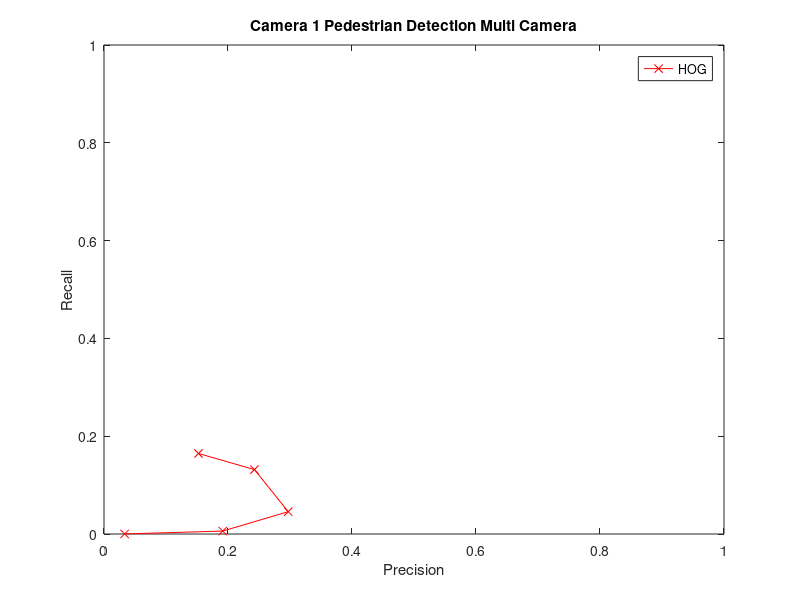
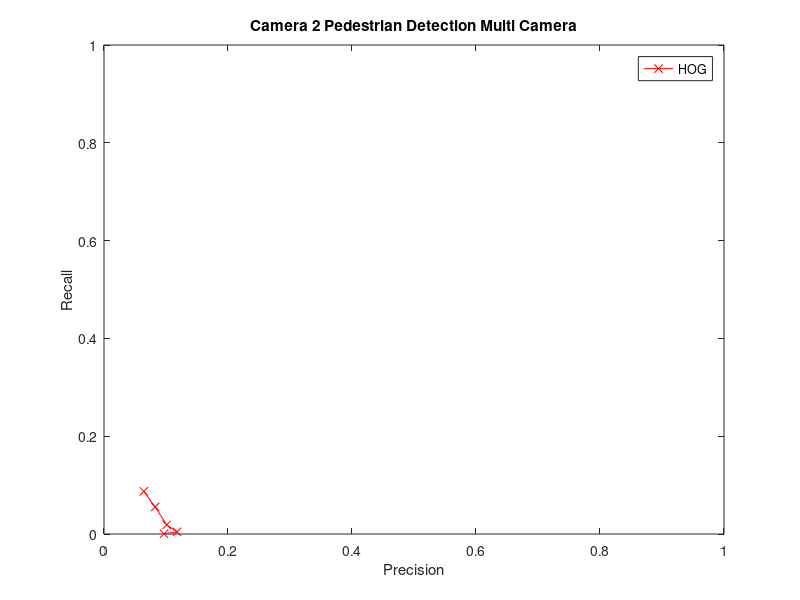
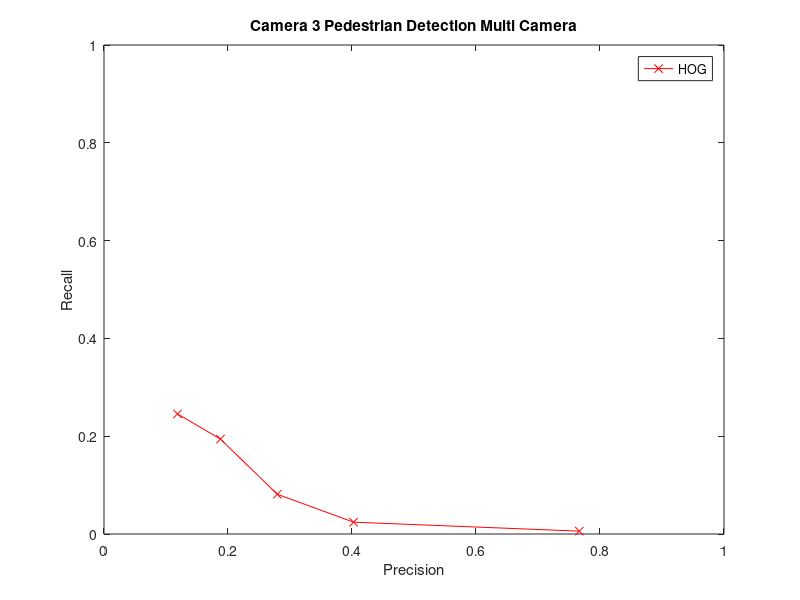

MATLAB code to generate these figures, in order:
clc;
clear all;
close all;


%% Pedestrian Detection Multi Camera

% Camera 1
HOGPrecision1 = [0.152373 0.242678 0.297133 0.191489 0.0333333];
HOGRecall1 = [0.164685 0.131695 0.0456792 0.00601042 0.000133565];

DPMPrecision1 = [];
DPMRecall1 = [];

PSPPrecision1 = [];
PSPRecall1 = [];

figure(1)
plot(HOGPrecision1, HOGRecall1, '-rx')
hold on;
plot(DPMPrecision1, DPMRecall1, '-b*')
plot(PSPPrecision1, PSPRecall1, '-gx')
xlim([0 1]);ylim([0 1]);
xlabel('Precision');
ylabel('Recall');
legend('HOG', 'DPM', 'PSP-Net')
title('Camera 1 Pedestrian Detection Multi Camera')

% Camera 2
HOGPrecision2 = [0.0642081 0.082546 0.101133 0.117647 0.0967742];
HOGRecall2 = [0.0872951 0.05533 0.018822 0.00454324 0.000486776];

DPMPrecision2 = [];
DPMRecall2 = [];

PSPPrecision2 = [];
PSPRecall2 = [];

figure(2)
plot(HOGPrecision2, HOGRecall2, '-rx')
hold on;
plot(DPMPrecision2, DPMRecall2, '-b*')
plot(PSPPrecision2, PSPRecall2, '-gx')
xlim([0 1]);ylim([0 1]);
xlabel('Precision');
ylabel('Recall');
legend('HOG', 'DPM', 'PSP-Net')
title('Camera 2 Pedestrian Detection Multi Camera')

% Camera 3
HOGPrecision3 = [0.118507 0.187824 0.279579 0.402542 0.766667];
HOGRecall3 = [0.24561 0.19414 0.0812739 0.0242038 0.00585987];

DPMPrecision3 = [];
DPMRecall3 = [];

PSPPrecision3 = [];
PSPRecall3 = [];

figure(3)
plot(HOGPrecision3, HOGRecall3, '-rx')
hold on;
plot(DPMPrecision3, DPMRecall3, '-b*')
plot(PSPPrecision3, PSPRecall3, '-gx')
xlim([0 1]);ylim([0 1]);
xlabel('Precision');
ylabel('Recall');
legend('HOG', 'DPM', 'PSP-Net')
title('Camera 3 Pedestrian Detection Multi Camera')
